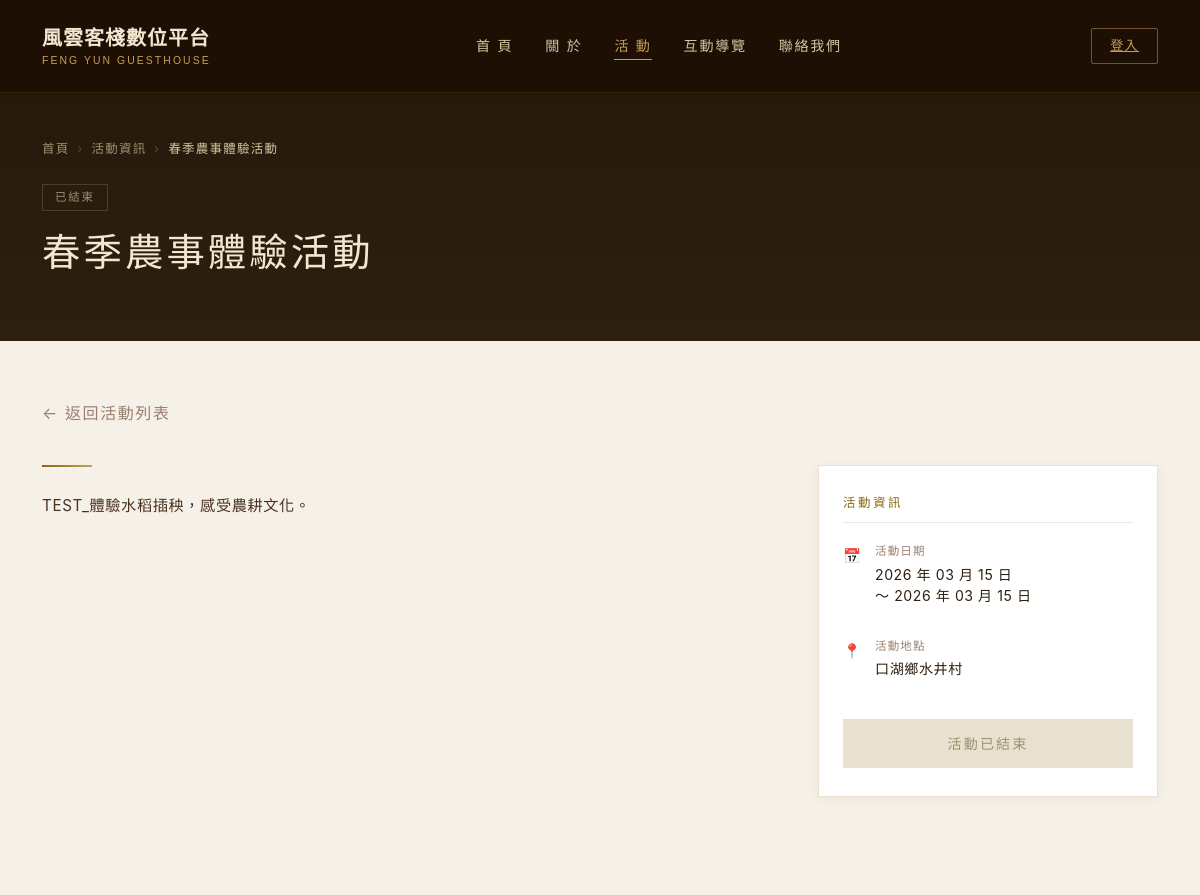
The app's page /events/1/ (upper part), older data.
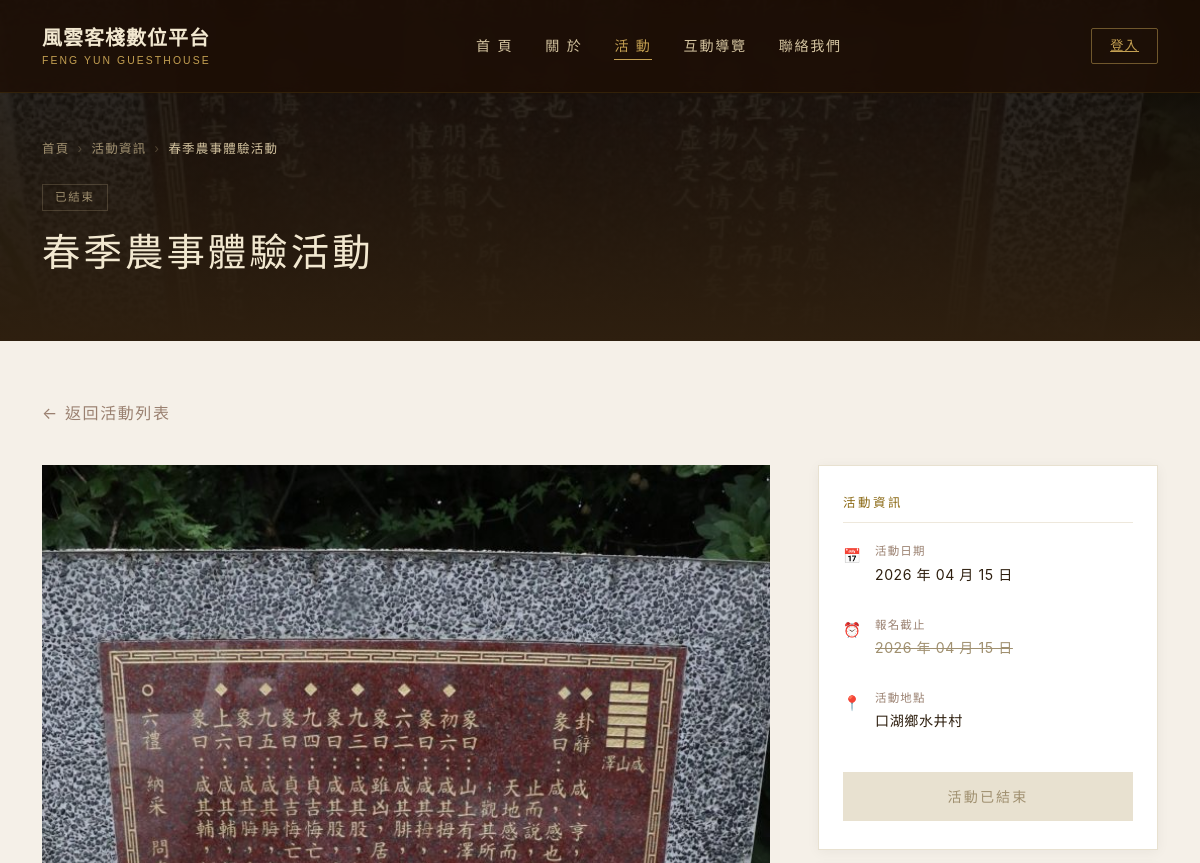
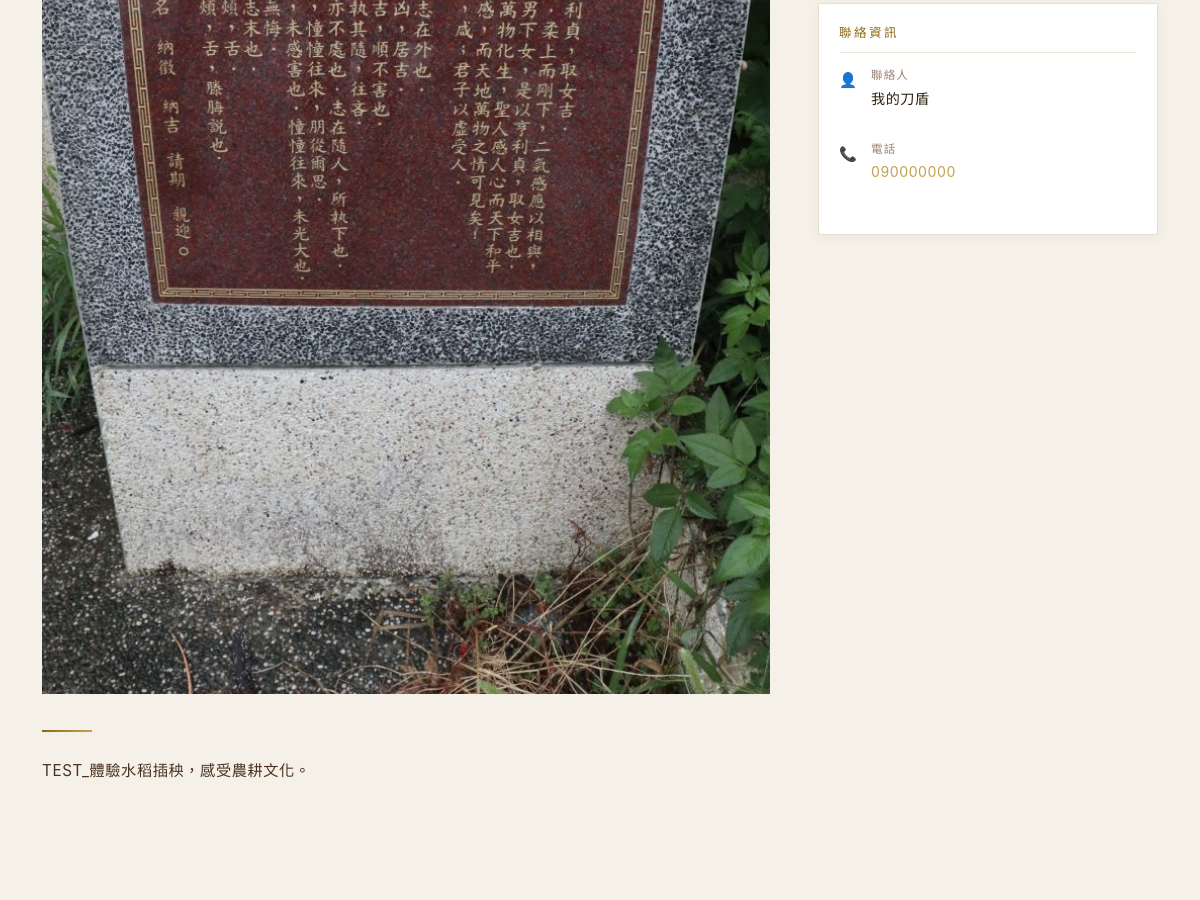
The same page, newer data (2 pictures, top to bottom).
### core/models.py (models this page shows, shortened)
class Activity(models.Model):
    title       = models.CharField('活動名稱', max_length=100)
    title_2     = models.CharField('副標題', max_length=200, blank=True)
    tags        = models.CharField('標籤', max_length=200, blank=True,
                                   help_text='用逗號分隔，例如：科技, USR, 體驗課程')
    description = models.TextField('活動說明')
    date        = models.DateField('活動日期')
    end_date    = models.DateField('結束日期', blank=True, null=True,
                                   help_text='單日活動留空')
    register_deadline = models.DateTimeField('報名截止時間', blank=True, null=True,
                                         help_text='留空表示不限截止日')
    time        = models.CharField('活動時間', max_length=50, blank=True,
                                   help_text='例如：09:00 - 17:00')
    location    = models.CharField('地點', max_length=100)  # 必填拿掉 blank=True
    cover_image = models.ImageField('宣傳圖片', upload_to='activities/',
                                    blank=True, null=True)
    link_url    = models.CharField('報名/詳情連結', max_length=200, blank=True)
    max_participants = models.PositiveIntegerField('總人數上限', blank=True, null=True,
                                                   help_text='留空表示不限總人數')
    max_per_user      = models.PositiveIntegerField('每帳號限報名人數', blank=True, null=True,
                                                    help_text='留空表示不限制')
    contact_name  = models.CharField('聯絡人', max_length=50)       # 必填
    contact_phone = models.CharField('聯絡電話', max_length=20)     # 必填
    contact_email = models.EmailField('聯絡信箱', blank=True)
    is_active   = models.BooleanField('顯示', default=True)
    is_featured = models.BooleanField('置頂推薦', default=False)
    class Meta:
        ordering = ['date']
        verbose_name = '活動'
        verbose_name_plural = '活動'
    def tag_list(self):
        if not self.tags:
            return []
        return [t.strip() for t in self.tags.split(',') if t.strip()]
    def is_past(self):
        today = timezone.now().date()
        if self.end_date:
            return self.end_date < today
        return self.date < today
    def is_registration_open(self):
        from django.utils import timezone
        if self.is_past():
            return False
        if self.is_registration_closed:
            return False
        if self.register_deadline:
            return timezone.now() <= self.register_deadline
        return True
    is_registration_closed = models.BooleanField(
        '強制關閉報名',
        default=False,
        help_text='勾選後立即停止報名，不論截止日期'
    )
    is_past.boolean = True
    is_past.short_description = '已結束'
    is_registration_open.boolean = True
    is_registration_open.short_description = '報名中'

### core/views.py (the view)
# urls.py: path('events/<int:pk>/', views.event_detail, name='event_detail'),
def event_detail(request, pk):
    activity = get_object_or_404(Activity, pk=pk, is_active=True)
    today = timezone.now().date()
    user_registration = None
    is_full = False
    if request.user.is_authenticated:
        user_registration = Registration.objects.filter(
            activity=activity, user=request.user
        ).first()
    if activity.max_participants:
        is_full = activity.remaining_spots() <= 0
    displayed_count = None
    if activity.max_participants:
        displayed_count = min(activity.registration_count(), activity.max_participants)
    related = Activity.objects.filter(
        is_active=True
    ).exclude(pk=pk).order_by('-is_featured', 'date')[:3]
    return render(request, 'core/event_detail.html', {
        'activity':          activity,
        'today':             today,
        'is_full':           is_full,
        'user_registration': user_registration,
        'related':           related,
        'displayed_count':   displayed_count,
    })

### templates/core/event_detail.html (shortened to what this page needs)
{% extends 'base.html' %}
{% load static %}
{% block link_css %}
    <link rel="stylesheet" href="{% static 'css/core/event.css' %}">
{% endblock %}
{% block content %}
<section class="detail-hero">
    {% if activity.cover_image %}
    <div class="detail-hero-bg"
         style="background-image: url('{{ activity.cover_image.url }}');"></div>
    {% endif %}
    <div class="container detail-hero-content">
        <div class="breadcrumb-bar" data-aos="fade-right">
            <a href="{% url 'home' %}">首頁</a>
            <span>›</span>
            <a href="{% url 'event_list' %}">活動資訊</a>
            <span>›</span>
            <span style="color:var(--cream-dark);">{{ activity.title }}</span>
        </div>
        <div class="detail-status" data-aos="fade-up">
            {% if activity.is_past %}
            <span class="detail-badge past">已結束</span>
            {% else %}
            <span class="detail-badge upcoming">即將舉辦</span>
            {% endif %}
        </div>
        <h1 class="detail-title" data-aos="fade-up" data-aos-delay="50">
            {{ activity.title }}
        </h1>
    </div>
</section>
<section class="detail-body">
    <div class="container">
        <a href="{% url 'event_list' %}" class="back-link">
            ← 返回活動列表
        </a>
        <div class="row g-5">
            <div class="col-lg-8" data-aos="fade-right">
                {% if activity.cover_image %}
                <div class="detail-cover">
                    <img src="{{ activity.cover_image.url }}" alt="{{ activity.title }}">
                </div>
                {% endif %}
                <div class="divider-bamboo" style="margin:0 0 24px;"></div>
                <p class="detail-description">{{ activity.description }}</p>
            </div>
            <div class="col-lg-4" data-aos="fade-left">
                <div class="info-card">
                    <p class="info-section-title">活動資訊</p>
                    <div class="info-row">
                        <span class="info-icon">📅</span>
                        <div>
                            <p class="info-label">活動日期</p>
                            <p class="info-value">
                                {{ activity.date|date:"Y 年 m 月 d 日" }}
                                {% if activity.end_date %}
                                <br>～ {{ activity.end_date|date:"Y 年 m 月 d 日" }}
                                {% endif %}
                            </p>
                        </div>
                    </div>
                    {% if activity.register_deadline %}
                    <div class="info-row">
                        <span class="info-icon">⏰</span>
                        <div>
                            <p class="info-label">報名截止</p>
                            <p class="info-value"
                            {% if not activity.is_registration_open %}
                            style="color:var(--text-muted);text-decoration:line-through;"
                            {% endif %}>
                                {{ activity.register_deadline|date:"Y 年 m 月 d 日" }}
                            </p>
                        </div>
                    </div>
                    {% endif %}
                    {% if activity.location %}
                    <div class="info-row">
                        <span class="info-icon">📍</span>
                        <div>
                            <p class="info-label">活動地點</p>
                            <p class="info-value">{{ activity.location }}</p>
                        </div>
                    </div>
                    {% endif %}
                    {% if activity.link_url %}
                    {% if activity.is_past %}
                        <a class="btn-register disabled">活動已結束</a>
                    {% elif user_registration %}
                        <a href="{% url 'my_registration_detail' user_registration.pk %}" class="btn-register" style="background:var(--green-mid);">
                            ✓ 已報名・查看紀錄
                        </a>
                    {% elif not activity.is_registration_open %}
                        <a class="btn-register disabled">報名已截止</a>
                    {% elif is_full %}
                        <a class="btn-register disabled">名額已額滿</a>
                    {% elif user.is_authenticated %}
                        <a href="{% url 'event_register' activity.pk %}" class="btn-register">填寫報名表 →</a>
                        <p style="font-size:0.75rem;color:#9A8070;text-align:center;margin-top:8px;">
                            以 {{ user.first_name|default:user.email }} 身份報名
                        </p>
                    {% else %}
                        <a href="{% url 'login_portal' %}?next={{ request.path }}" class="btn-register" style="background:var(--green-mid);">
                            <i class="bi bi-google me-2"></i>登入後報名
                        </a>
                    {% endif %}
                {% else %}
                    {% if activity.is_past %}
                        <a class="btn-register disabled">活動已結束</a>
                    {% elif user_registration %}
                        <a href="{% url 'my_registration_detail' user_registration.pk %}" class="btn-register" style="background:var(--green-mid);">
                            ✓ 已報名・查看紀錄
                        </a>
                    {% elif not activity.is_registration_open %}
                        <a class="btn-register disabled">報名已截止</a>
                    {% elif is_full %}
                        <a class="btn-register disabled">名額已額滿</a>
                    {% elif user.is_authenticated %}
                        <a href="{% url 'event_register' activity.pk %}" class="btn-register">填寫報名表 →</a>
                        <p style="font-size:0.75rem;color:#9A8070;text-align:center;margin-top:8px;">
                            以 {{ user.first_name|default:user.email }} 身份報名
                        </p>
                    {% else %}
                        <a href="{% url 'login_portal' %}?next={{ request.path }}" class="btn-register" style="background:var(--green-mid);">
                            <i class="bi bi-google me-2"></i>登入後報名
                        </a>
                    {% endif %}
                {% endif %}
                </div>
                {% if activity.contact_name or activity.contact_phone or activity.contact_email %}
                <div class="contact-card">
                    <p class="info-section-title">聯絡資訊</p>
                    {% if activity.contact_name %}
                    <div class="info-row">
                        <span class="info-icon">👤</span>
                        <div>
                            <p class="info-label">聯絡人</p>
                            <p class="info-value">{{ activity.contact_name }}</p>
                        </div>
                    </div>
                    {% endif %}
                    {% if activity.contact_phone %}
                    <div class="info-row">
                        <span class="info-icon">📞</span>
                        <div>
                            <p class="info-label">電話</p>
                            <p class="info-value">
                                <a href="tel:{{ activity.contact_phone }}"
                                   style="color:var(--bamboo-light);text-decoration:none;">
                                    {{ activity.contact_phone }}
                                </a>
                            </p>
                        </div>
                    </div>
                    {% endif %}
                </div>
                {% endif %}
            </div>
        </div>
    </div>
</section>
{% endblock %}

### templates/base.html (shortened to what this page needs)
<!DOCTYPE html>
<html lang="zh-TW">
<head>
    {% load static %}
    <link href="https://cdn.jsdelivr.net/npm/bootstrap@5.3.0/dist/css/bootstrap.min.css" rel="stylesheet">
    <link href="https://cdn.jsdelivr.net/npm/aos@2.3.4/dist/aos.css" rel="stylesheet">
    <link href="https://cdn.jsdelivr.net/npm/bootstrap-icons@1.11.0/font/bootstrap-icons.css" rel="stylesheet">
    <link rel="stylesheet" href="{% static 'css/base.css' %}">
    {% block link_css %}{% endblock %}
</head>
<body>
<nav class="navbar navbar-expand-lg fixed-top" id="mainNav">
    <div class="container">
        <a class="navbar-brand" href="{% url 'home' %}">
            風雲客棧數位平台
            <span class="brand-en">FENG YUN GUESTHOUSE</span>
        </a>
        <div class="collapse navbar-collapse" id="navbarMain">
        <ul class="navbar-nav mx-auto">
            <li class="nav-item">
                <a class="nav-link {% if request.resolver_match.url_name == 'home' and request.resolver_match.app_name != 'guide' %}active{% endif %}"
                href="{% url 'home' %}">首 頁</a>
            </li>
            <li class="nav-item">
                <a class="nav-link {% if request.resolver_match.url_name == 'about' %}active{% endif %}"
                href="{% url 'about' %}">關 於</a>
            </li>
            <li class="nav-item">
                <a class="nav-link {% if 'event' in request.resolver_match.url_name %}active{% endif %}"
                href="{% url 'event_list' %}">活 動</a>
            </li>
            <li class="nav-item">
                <a class="nav-link {% if request.resolver_match.app_name == 'guide' %}active{% endif %}"
                href="{% url 'guide:home' %}">互動導覽</a>
            </li>
            <li class="nav-item">
                <a class="nav-link {% if request.resolver_match.url_name == 'contact' %}active{% endif %}"
                href="{% url 'contact' %}">聯絡我們</a>
            </li>
        </ul>
            <div class="d-flex align-items-center gap-3">
                {% if user.is_authenticated %}
                    <div class="dropdown">
                        <button class="btn-login dropdown-toggle" data-bs-toggle="dropdown">
                            {{ user_display_name }}
                        </button>
                        <ul class="dropdown-menu dropdown-menu-end">
                            <li><a class="dropdown-item" href="{% url 'my_profile' %}">個人資料</a></li>
                            <li><a class="dropdown-item" href="{% url 'my_registrations' %}">報名紀錄</a></li>
                            <li><hr class="dropdown-divider" style="border-color:rgba(139,105,20,0.2);"></li>
                            <li>
                                <form method="post" action="/accounts/logout/">
                                    {% csrf_token %}
                                    <button type="submit" class="dropdown-item" style="background:none;border:none;width:100%;text-align:left;">
                                        登出
                                    </button>
                                </form>
                            </li>
                        </ul>
                    </div>
                {% else %}
                    <a href="{% url 'login_portal' %}?next={{ request.path }}" class="btn-login">
                        登入
                    </a>
                {% endif %}
            </div>
        </div>
    </div>
</nav>
<main>
    {% block content %}{% endblock %}
</main>
</body>
</html>

Row changes from the older to the newer data that the page shows:
changed Activity "春季農事體驗活動": cover_image: picture added; date "2026 年 03 月 15 日" → "2026 年 04 月 15 日"; register_deadline (not shown) → "2026 年 04 月 15 日"; contact_name (not shown) → "我的刀盾"; contact_phone (not shown) → "090000000"; end_date "2026 年 03 月 15 日" → (not shown)
Text that changed along with them:
text now shown: "⏰ 報名截止 聯絡資訊 👤 聯絡人 📞 電話"
